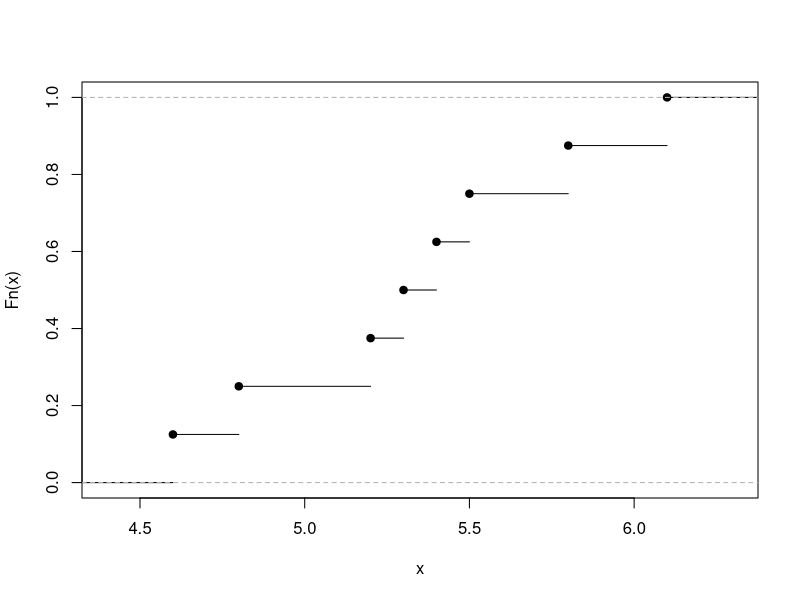
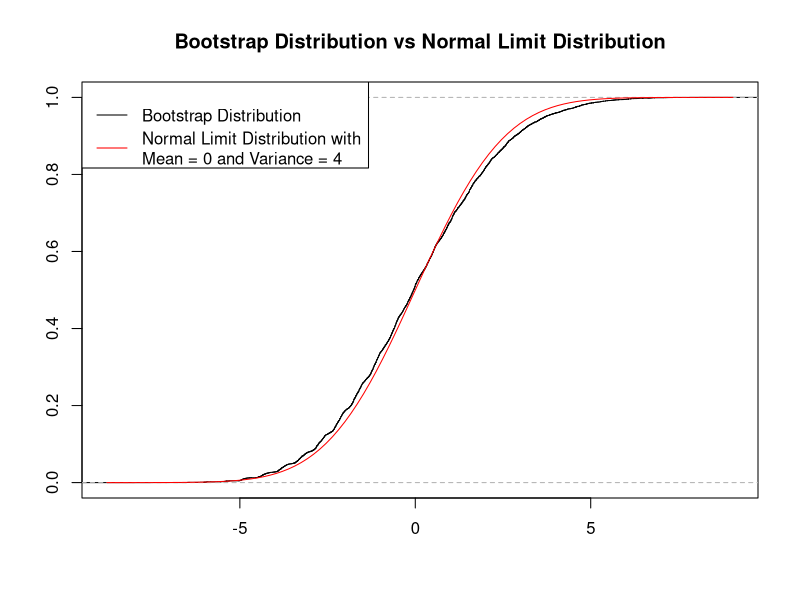
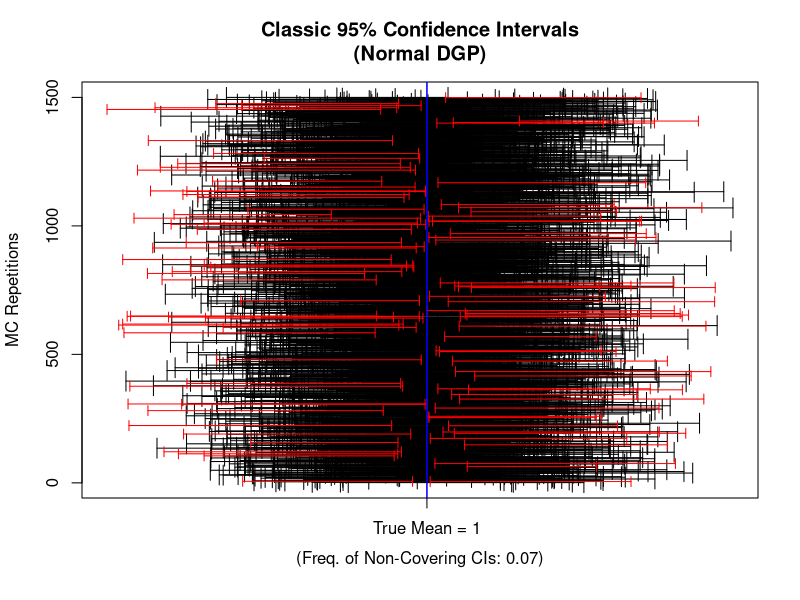
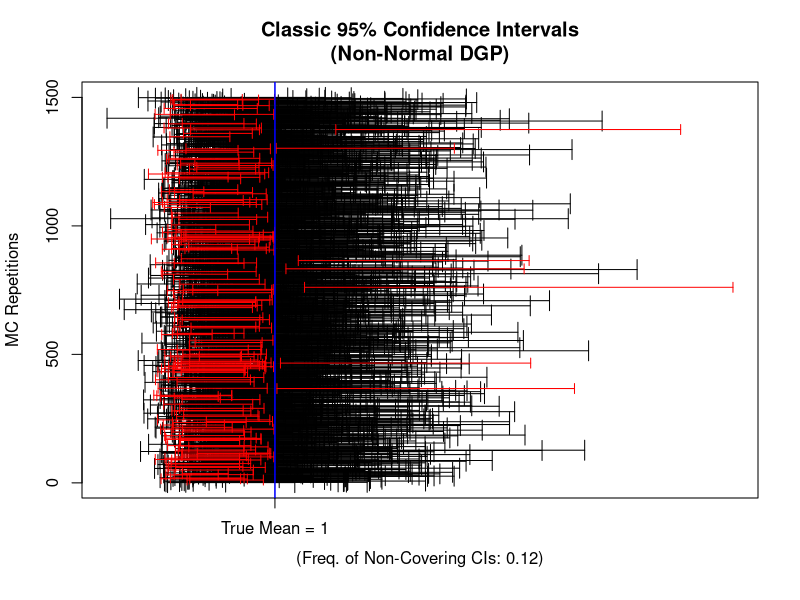
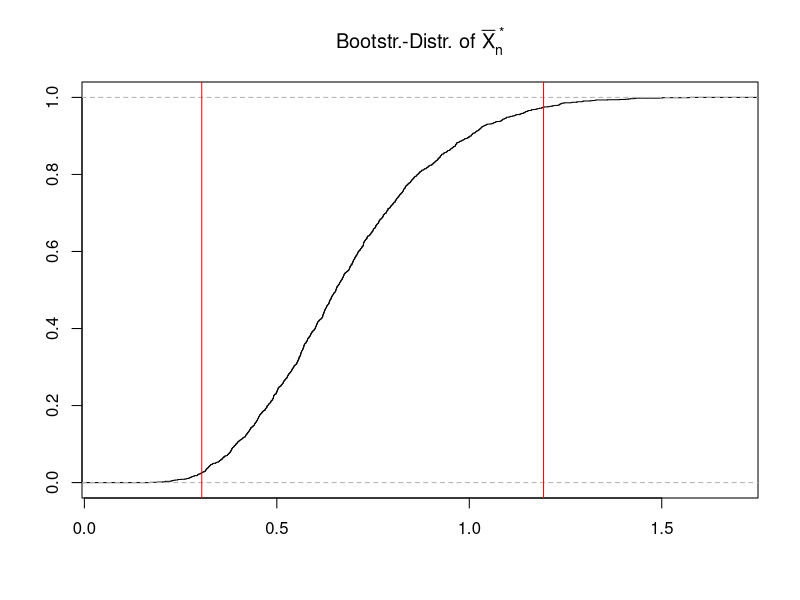
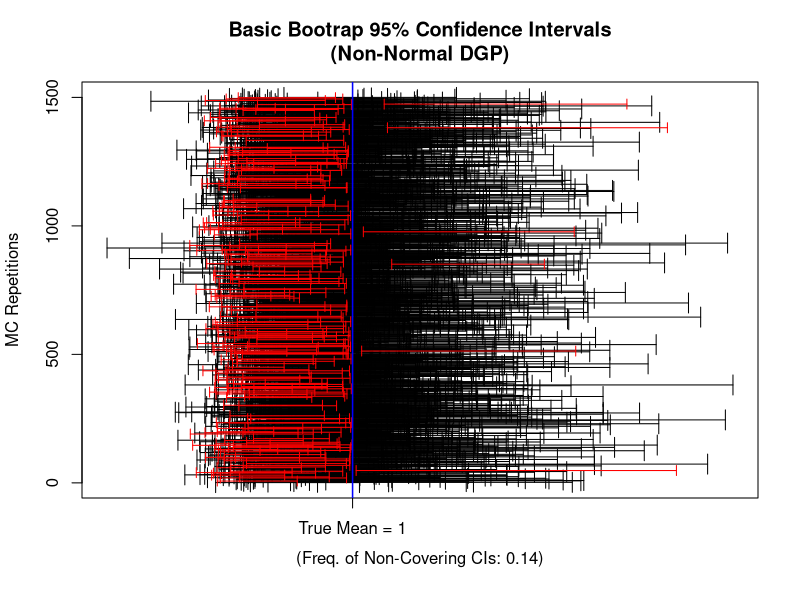
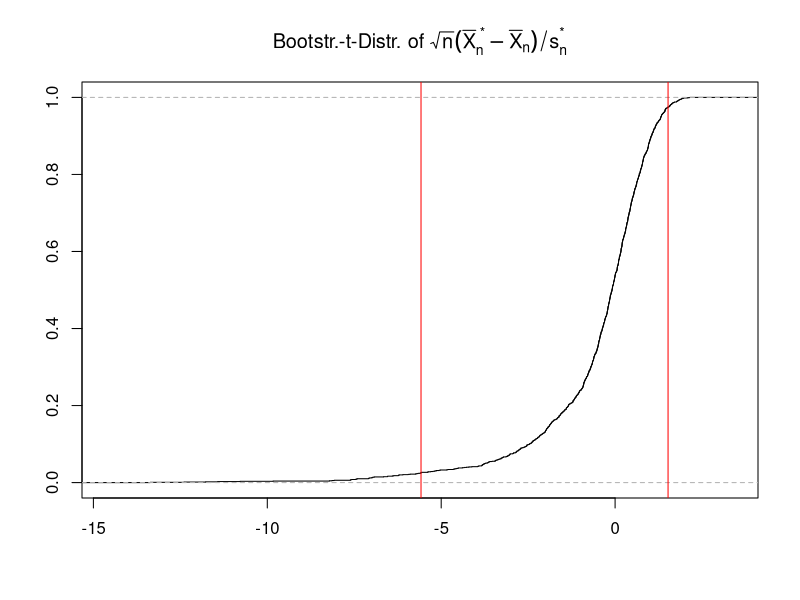
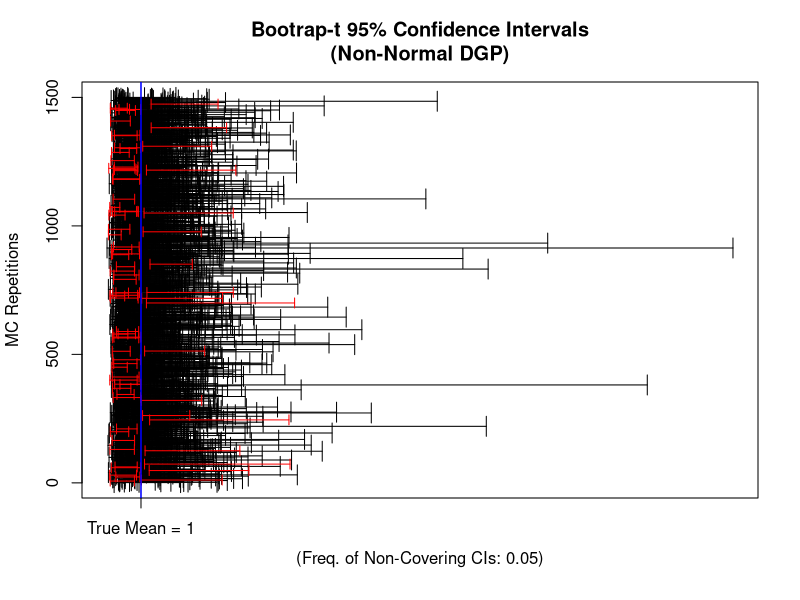

These figures' R source, in order:
## ---- chunk 1

observedSample <- c(5.20, 4.80, 5.30, 4.60, 
                    6.10, 5.40, 5.80, 5.50)

myecdf_fun     <- ecdf(observedSample)

plot(myecdf_fun, main="")
## ---- chunk 2
## Note: ecdf() returns a function that can be evaluated! 
myecdf_fun(5.0)
## ---- chunk 3
n        <- length(observedSample)

resample <- sample(observedSample, 
                   size    = n, 
                   replace = TRUE)
resample
## ---- chunk 4
set.seed(123)
observedSample <- rchisq(n = 8, df = 2)
# round(observedSample, 2)
## ---- chunk 5
observedSample <- c(0.36, 3.39, 3.24, 4.90, 
                    1.76, 5.33, 7.77, 1.93)
## ---- chunk 6
## generating one realization of the bootstrap sample
bootSample <- sample(x       = observedSample, 
                     size    = length(observedSample), 
                     replace = TRUE)

## computing the realization of the bootstrap estimator
mean(bootSample)
## ---- chunk 7
n                <- length(observedSample)
Xbar             <- mean(observedSample)

m                <- 10000 # number of bootstrap samples 
Xbar_boot        <- vector(mode = "double", length = m)

## Bootstrap algorithm
for(k in seq_len(m)){
 bootSample          <- sample(x       = observedSample, 
                               size    = n, 
                               replace = TRUE)
 Xbar_boot[k]        <- mean(bootSample)
}

plot(ecdf( sqrt(n) * (Xbar_boot - Xbar) ), 
     xlab = "", ylab = "", 
     main = "Bootstrap Distribution vs Normal Limit Distribution")
curve(pnorm(x, mean = 0, sd = sqrt(4)), col = "red", add = TRUE)     
legend("topleft", 
       legend = c("Bootstrap Distribution", 
                  "Normal Limit Distribution with\nMean = 0 and Variance = 4"), 
      col = c("black", "red"), lty = c(1,1))
## ---- chunk 8
round(n * var(Xbar_boot), 2)
## ---- chunk 9
##  Setup:
n     <-   20 # Sample Size
mean  <-    1 # Mean
sdev  <-    2 # Standard Deviation
alpha <- 0.05 # Level

set.seed(123)
B          <- 1500 # MC repetitions
CI.lo.vec  <- rep(NA, B)
CI.up.vec  <- rep(NA, B)
  
## MC-Simulation:
for(b in 1:B){
  ## Data Generating Process:
  X.sample     <- rnorm(n=n, mean = mean, sd = sdev) 
  ## Estimates:
  X.bar.MC     <- mean(X.sample)
  sd.hat.MC    <- sd(X.sample)
  ## Classic CIs:
  
  CI.lo.vec[b] <- X.bar.MC - qnorm(p = 1-alpha/2)*(sd.hat.MC/sqrt(n))
  CI.up.vec[b] <- X.bar.MC + qnorm(p = 1-alpha/2)*(sd.hat.MC/sqrt(n))

  #CI.lo.vec[b] <- X.bar.MC - qt(p = 1-alpha/2, df=n-1)*(sd.hat.MC/sqrt(n))
  #CI.up.vec[b] <- X.bar.MC + qt(p = 1-alpha/2, df=n-1)*(sd.hat.MC/sqrt(n))
}

## How often does the classic CI cover the true mean?
CI.checks      <- CI.lo.vec <= mean  &  mean <= CI.up.vec
freq.non.cover <- length(CI.checks[CI.checks==FALSE])/B

## Plot
plot(x=0,y=0,xlim=range(CI.lo.vec, CI.up.vec), ylim=c(1,B), type="n", 
     ylab="MC Repetitions", xlab="", axes = FALSE, 
     main="Classic 95% Confidence Intervals\n(Normal DGP)")
axis(1, at=c(1), labels ="True Mean = 1")
axis(2); box()
mtext(side = 1, text=paste0("(Freq. of Non-Covering CIs: ",
      round(freq.non.cover,digits = 2),")"), line = 2.5)
## Covering CIs:
arrows(x0=CI.lo.vec[CI.checks==TRUE], 
       x1=CI.up.vec[CI.checks==TRUE], 
       y0=c(1:B)[CI.checks==TRUE], y1=c(1:B)[CI.checks==TRUE], 
       angle=90, code = 3, length = .1, col="black")
## Non-Covering CIs:
arrows(x0=CI.lo.vec[CI.checks==FALSE], 
       x1=CI.up.vec[CI.checks==FALSE], 
       y0=c(1:B)[CI.checks==FALSE], y1=c(1:B)[CI.checks==FALSE], 
       angle=90, code = 3, length = .05, col="red")
abline(v=mean,col="blue", lwd=1.5)
## ---- chunk 10
## Setup:
n     <-   20  # Sample Size
df    <-    1  # (=> mean==1)
alpha <- 0.05 # Level

set.seed(123)
B          <- 1500 # MC repetitions
CI.lo.vec  <- rep(NA, B)
CI.up.vec  <- rep(NA, B)
  
## MC-Simulation:
for(b in 1:B){
  ## Data Generating Process:
  X.sample     <- rchisq(n, df=df)
  ## Estimates:
  X.bar.MC     <- mean(X.sample)
  sd.hat.MC    <- sd(X.sample)
  ## Classic CIs:
  
  CI.lo.vec[b] <- X.bar.MC - qnorm(p = 1-alpha/2)*(sd.hat.MC/sqrt(n))
  CI.up.vec[b] <- X.bar.MC + qnorm(p = 1-alpha/2)*(sd.hat.MC/sqrt(n))
  
  #CI.lo.vec[b] <- X.bar.MC - qt(p = 1-alpha/2, df=n-1)*(sd.hat.MC/sqrt(n))
  #CI.up.vec[b] <- X.bar.MC + qt(p = 1-alpha/2, df=n-1)*(sd.hat.MC/sqrt(n))
}

## How often does the classic CI cover the true mean?
CI.checks      <- CI.lo.vec <= mean  &  mean <= CI.up.vec
freq.non.cover <- length(CI.checks[CI.checks==FALSE])/B

## Plot
plot(x=0,y=0,xlim=range(CI.lo.vec, CI.up.vec), ylim=c(1,B), type="n", 
     ylab="MC Repetitions", xlab="", axes = FALSE, 
     main="Classic 95% Confidence Intervals\n(Non-Normal DGP)")
axis(1, at=c(1), labels ="True Mean = 1")
axis(2); box()
mtext(side = 1, text=paste0("(Freq. of Non-Covering CIs: ",
      round(freq.non.cover,digits = 2),")"), line = 2.5)
## Covering CIs:
arrows(x0=CI.lo.vec[CI.checks==TRUE], 
       x1=CI.up.vec[CI.checks==TRUE], 
       y0=c(1:B)[CI.checks==TRUE], y1=c(1:B)[CI.checks==TRUE], 
       angle=90, code = 3, length = .1, col="black")
## Non-Covering CIs:
arrows(x0=CI.lo.vec[CI.checks==FALSE], 
       x1=CI.up.vec[CI.checks==FALSE], 
       y0=c(1:B)[CI.checks==FALSE], y1=c(1:B)[CI.checks==FALSE], 
       angle=90, code = 3, length = .05, col="red")
abline(v=mean,col="blue", lwd=1.5)
## ---- chunk 11
## Setup:
n     <-   20  # Sample Size
df    <-    1  # (=> mean==1)

## IID random sample:
set.seed(123)
S_n  <- rchisq(n, df=df)

## Empirical mean:
(X.bar <- mean(S_n))
## ---- chunk 12
## Bootstr-Setup:
alpha            <- 0.05
n.Bootsrap.draws <- 1500

## Generate bootstap samples:
Bootstr.Samples  <- matrix(NA, nrow=n, ncol=n.Bootsrap.draws)

for(j in 1:n.Bootsrap.draws){
  Bootstr.Samples[,j] <- sample(x=S_n, size=n, replace = TRUE)
}
## Boostrap draws of \bar{X}_n^*:
X.bar.bootstr.vec <- apply(X = Bootstr.Samples, MARGIN = 2, FUN = mean)

## Quantile of the bootstr.-distribution of \bar{X}_n^*:
q.1 <- quantile(X.bar.bootstr.vec, probs = 1-alpha/2)
q.2 <- quantile(X.bar.bootstr.vec, probs = alpha/2)
## plot
plot(ecdf(X.bar.bootstr.vec), xlab="", ylab="",
     main=expression(paste("Bootstr.-Distr. of ",bar(X)[n]^{" *"})))
abline(v=c(q.1,q.2),col="red")
## ---- chunk 13
## Basic Bootstrap Confidence Interval:
CI.Basic.Bootstr.lo <- 2*X.bar - q.1
CI.Basic.Bootstr.up <- 2*X.bar - q.2

## Re-labeling of otherwise false names:
attr(CI.Basic.Bootstr.lo, "names") <- c("2.5%")
attr(CI.Basic.Bootstr.up, "names") <- c("97.5%")
##
c(CI.Basic.Bootstr.lo, CI.Basic.Bootstr.up)
## ---- chunk 14
## Setup:
n     <-   20  # Sample Size
df    <-    1  # (=> mean==1)
mean  <-   df
alpha <- 0.05 # Level
n.Bootsrap.draws <- 1500

## MC-Setup:
set.seed(123)
B          <- 1500 # MC repetitions
CI.Basic.Bstr.lo.vec <- rep(NA, B)
CI.Basic.Bstr.up.vec <- rep(NA, B)

## MC-Simulation:
for(b in 1:B){
  ## Data Generating Process:
  S_n.MC        <- rchisq(n, df=df)
  ## Estimate:
  X.bar.MC      <- mean(S_n.MC)
  ## 
  Bootstr.Samples.MC  <- matrix(NA, nrow=n, ncol=n.Bootsrap.draws)
  for(j in 1:n.Bootsrap.draws){
    Bootstr.Samples.MC[,j] <- sample(x=S_n.MC, size=n, replace = TRUE)
  }
  X.bar.bootstr.MC.vec <- apply(X = Bootstr.Samples.MC, MARGIN = 2, FUN = mean)
  ## (1-alpha/2)-quantile:
  q.1.MC <- quantile(X.bar.bootstr.MC.vec, probs = 1-alpha/2)
  q.2.MC <- quantile(X.bar.bootstr.MC.vec, probs = alpha/2)
  ## Basic Bootstrap CIs:
  CI.Basic.Bstr.lo.vec[b] <- 2*X.bar.MC - q.1.MC
  CI.Basic.Bstr.up.vec[b] <- 2*X.bar.MC - q.2.MC
}

## How often does the classic CI cover the true mean?
CI.checks      <- CI.Basic.Bstr.lo.vec<=mean & mean<=CI.Basic.Bstr.up.vec
freq.non.cover <- length(CI.checks[CI.checks==FALSE])/B

## Plot
plot(x=0,y=0,xlim=range(CI.Basic.Bstr.lo.vec, CI.Basic.Bstr.up.vec), 
     ylim=c(1,B), type="n", 
     ylab="MC Repetitions", xlab="", axes = FALSE, 
     main="Basic Bootrap 95% Confidence Intervals\n(Non-Normal DGP)")
axis(1, at=c(1), labels ="True Mean = 1")
axis(2); box()
mtext(side = 1, text=paste0("(Freq. of Non-Covering CIs: ",
      round(freq.non.cover,digits = 2),")"), line = 2.5)
## Covering CIs:
arrows(x0=CI.Basic.Bstr.lo.vec[CI.checks==TRUE], 
       x1=CI.Basic.Bstr.up.vec[CI.checks==TRUE], 
       y0=c(1:B)[CI.checks==TRUE], y1=c(1:B)[CI.checks==TRUE], 
       angle=90, code = 3, length = .1, col="black")
## Non-Covering CIs:
arrows(x0=CI.Basic.Bstr.lo.vec[CI.checks==FALSE], 
       x1=CI.Basic.Bstr.up.vec[CI.checks==FALSE], 
       y0=c(1:B)[CI.checks==FALSE], y1=c(1:B)[CI.checks==FALSE], 
       angle=90, code = 3, length = .05, col="red")
abline(v=mean,col="blue", lwd=1.5)
## ---- chunk 15
## Setup:
n     <-   20  # Sample Size
df    <-    1  # (=> mean==1)

## IID random sample:
set.seed(123)
S_n  <- rchisq(n, df=df)

## Empirical mean and sd:
X.bar   <- mean(S_n)
sd.hat  <- sd(S_n)

## Bootstr-Setup:
alpha            <- 0.05
n.Bootsrap.draws <- 1500

## Generate bootstap samples:
Bootstr.Samples  <- matrix(NA, nrow=n, ncol=n.Bootsrap.draws)

for(j in 1:n.Bootsrap.draws){
  Bootstr.Samples[,j] <- sample(x=S_n, size=n, replace = TRUE)
}
## Compute boostrap draws of (\bar{X}_n^*-\bar{X}_n)/\hat{\sigma}^\ast:
X.bar.bootstr.vec    <- apply(X = Bootstr.Samples, MARGIN = 2, FUN = mean)
sd.bootstr.vec       <- apply(X = Bootstr.Samples, MARGIN = 2, FUN = sd)
##
Bootstr.t.sample.vec <- sqrt(n)*(X.bar.bootstr.vec - X.bar)/sd.bootstr.vec
## Quantile of the bootstr.-distribution of \bar{X}_n^*:
q.1 <- quantile(Bootstr.t.sample.vec, probs = 1-alpha/2)
q.2 <- quantile(Bootstr.t.sample.vec, probs = alpha/2)
## plot
plot(ecdf(Bootstr.t.sample.vec), xlab="", ylab="",
     main=expression(paste("Bootstr.-t-Distr. of ",
          sqrt(n)(bar(X)[n]^{" *"}-bar(X)[n])/s[n]^{"*"})))
abline(v=c(q.1,q.2),col="red")
## ---- chunk 16
## Basic Bootstrap Confidence Interval:
CI.Bstr.t.lo <- X.bar - q.1 * sd.hat/sqrt(n)
CI.Bstr.t.up <- X.bar - q.2 * sd.hat/sqrt(n)

## Re-labeling of otherwise false names:
attr(CI.Bstr.t.lo, "names") <- c("2.5%")
attr(CI.Bstr.t.up, "names") <- c("97.5%")
##
c(CI.Bstr.t.lo, CI.Bstr.t.up)
## ---- chunk 17
## Setup:
n     <-   20  # Sample Size
df    <-    1  # (=> mean==1)
mean  <-   df
alpha <- 0.05 # Level
n.Bootsrap.draws <- 1500

## MC-Setup:
set.seed(123)
B          <- 1500 # MC repetitions
CI.Bstr.t.lo.vec <- rep(NA, B)
CI.Bstr.t.up.vec <- rep(NA, B)

## MC-Simulation:
for(b in 1:B){
  ## Data Generating Process:
  S_n.MC        <- rchisq(n, df=df)
  ## Estimates:
  X.bar.MC      <- mean(S_n.MC)
  sd.MC         <- sd(S_n.MC)
  ## 
  Bootstr.Samples.MC  <- matrix(NA, nrow=n, ncol=n.Bootsrap.draws)
  for(j in 1:n.Bootsrap.draws){
    Bootstr.Samples.MC[,j] <- sample(x=S_n.MC, size=n, replace = TRUE)
  }
  X.bar.bootstr.MC.vec <- apply(X = Bootstr.Samples.MC, MARGIN = 2, FUN = mean)
  sd.bootstr.MC.vec    <- apply(X = Bootstr.Samples.MC, MARGIN = 2, FUN = sd)
  ## Make it a "Bootstrap-t" sample:
  Bootstr.t.MC.vec     <- sqrt(n)*(X.bar.bootstr.MC.vec - X.bar.MC)/sd.bootstr.MC.vec
  ## (1-alpha/2)-quantile:
  q.1.MC <- quantile(Bootstr.t.MC.vec, probs = 1-alpha/2)
  q.2.MC <- quantile(Bootstr.t.MC.vec, probs = alpha/2)
  ## Basic Bootstrap CIs:
  CI.Bstr.t.lo.vec[b] <- X.bar.MC - q.1.MC * sd.MC/sqrt(n)
  CI.Bstr.t.up.vec[b] <- X.bar.MC - q.2.MC * sd.MC/sqrt(n)
}

## How often does the classic CI cover the true mean?
CI.checks      <- CI.Bstr.t.lo.vec<=mean & mean<=CI.Bstr.t.up.vec
freq.non.cover <- length(CI.checks[CI.checks==FALSE])/B

## Plot
plot(x=0,y=0,xlim=range(CI.Bstr.t.lo.vec, CI.Bstr.t.up.vec), 
     ylim=c(1,B), type="n", 
     ylab="MC Repetitions", xlab="", axes = FALSE, 
     main="Bootrap-t 95% Confidence Intervals\n(Non-Normal DGP)")
axis(1, at=c(1), labels ="True Mean = 1")
axis(2); box()
mtext(side = 1, text=paste0("(Freq. of Non-Covering CIs: ",
      round(freq.non.cover,digits = 2),")"), line = 2.5)
## Covering CIs:
arrows(x0=CI.Bstr.t.lo.vec[CI.checks==TRUE], 
       x1=CI.Bstr.t.up.vec[CI.checks==TRUE], 
       y0=c(1:B)[CI.checks==TRUE], y1=c(1:B)[CI.checks==TRUE], 
       angle=90, code = 3, length = .1, col="black")
## Non-Covering CIs:
arrows(x0=CI.Bstr.t.lo.vec[CI.checks==FALSE], 
       x1=CI.Bstr.t.up.vec[CI.checks==FALSE], 
       y0=c(1:B)[CI.checks==FALSE], y1=c(1:B)[CI.checks==FALSE], 
       angle=90, code = 3, length = .05, col="red")
abline(v=mean,col="blue", lwd=1.5)
